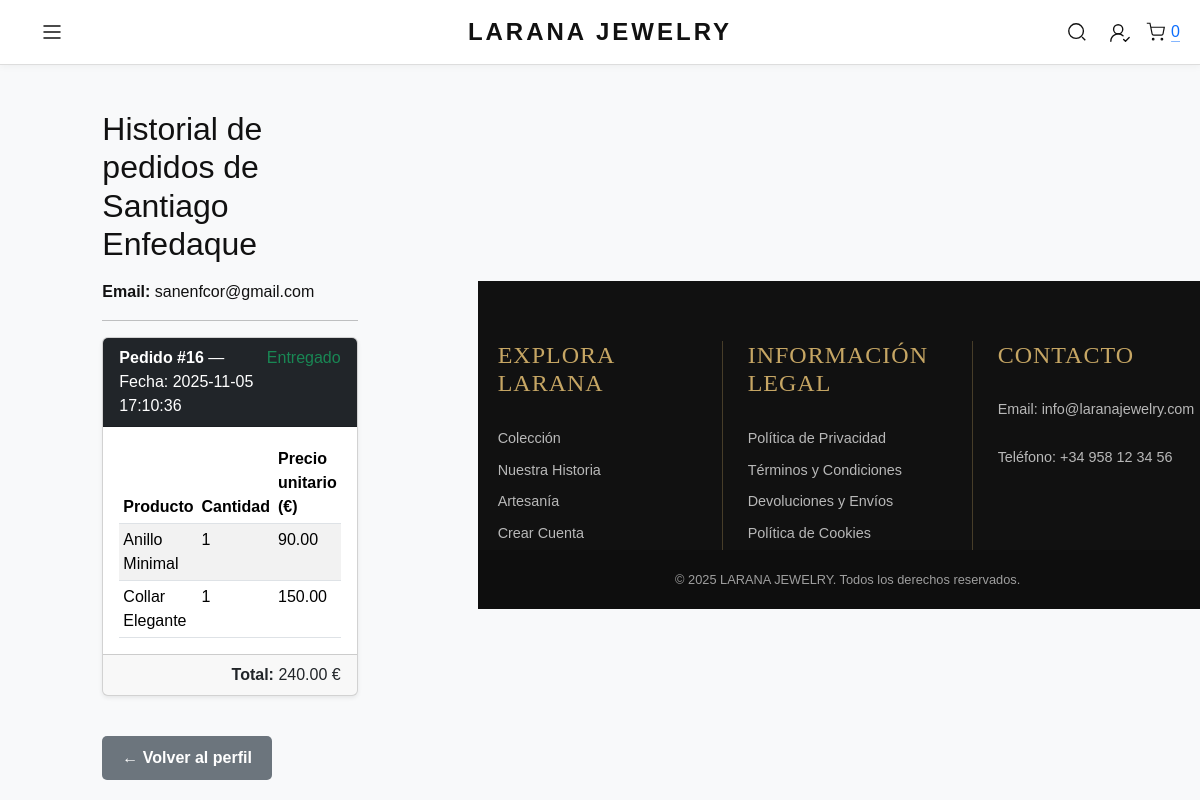
Page /tienda_login_php/ver_historial.php?id=5 (signed in) on the earlier database version.
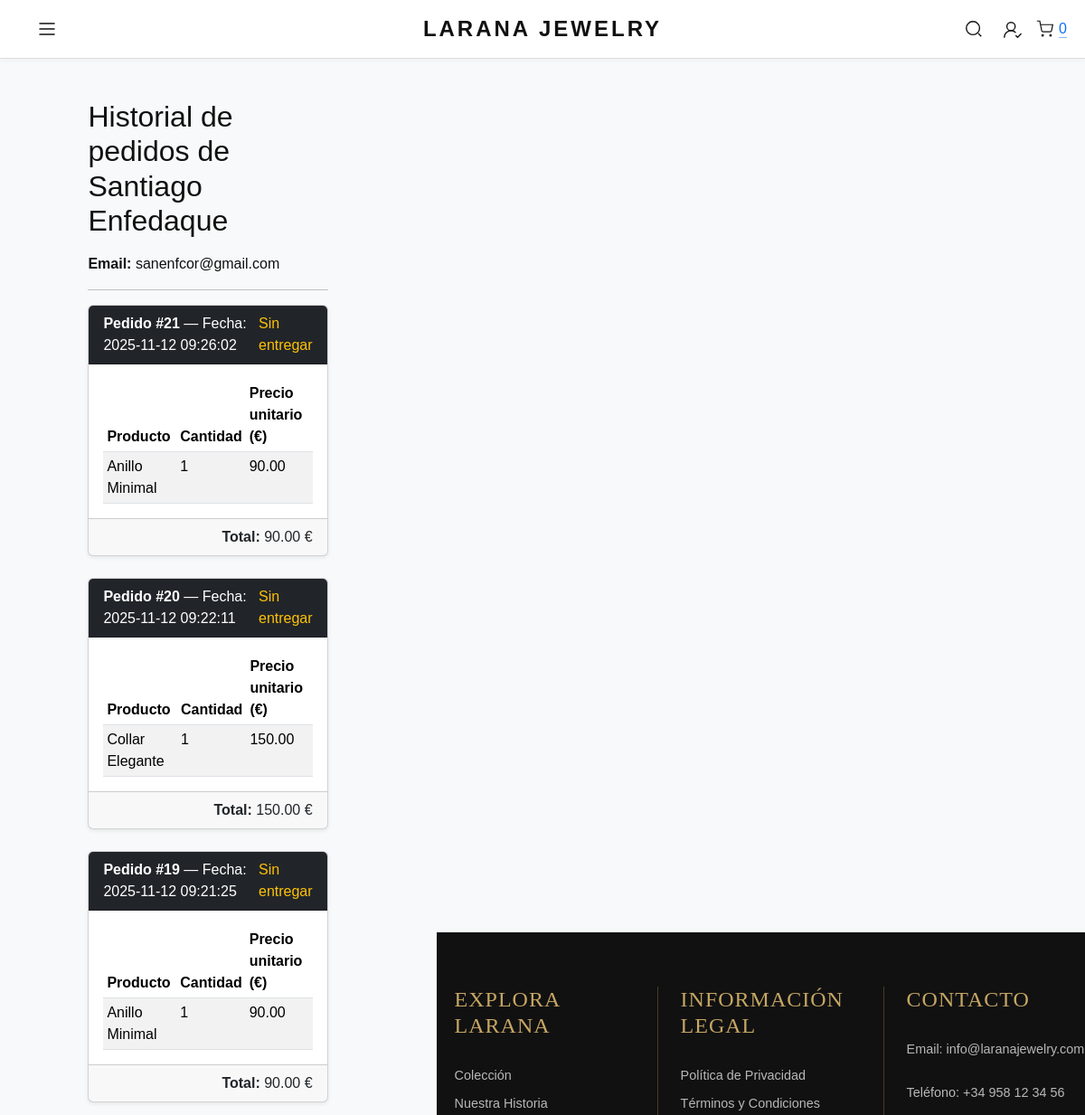
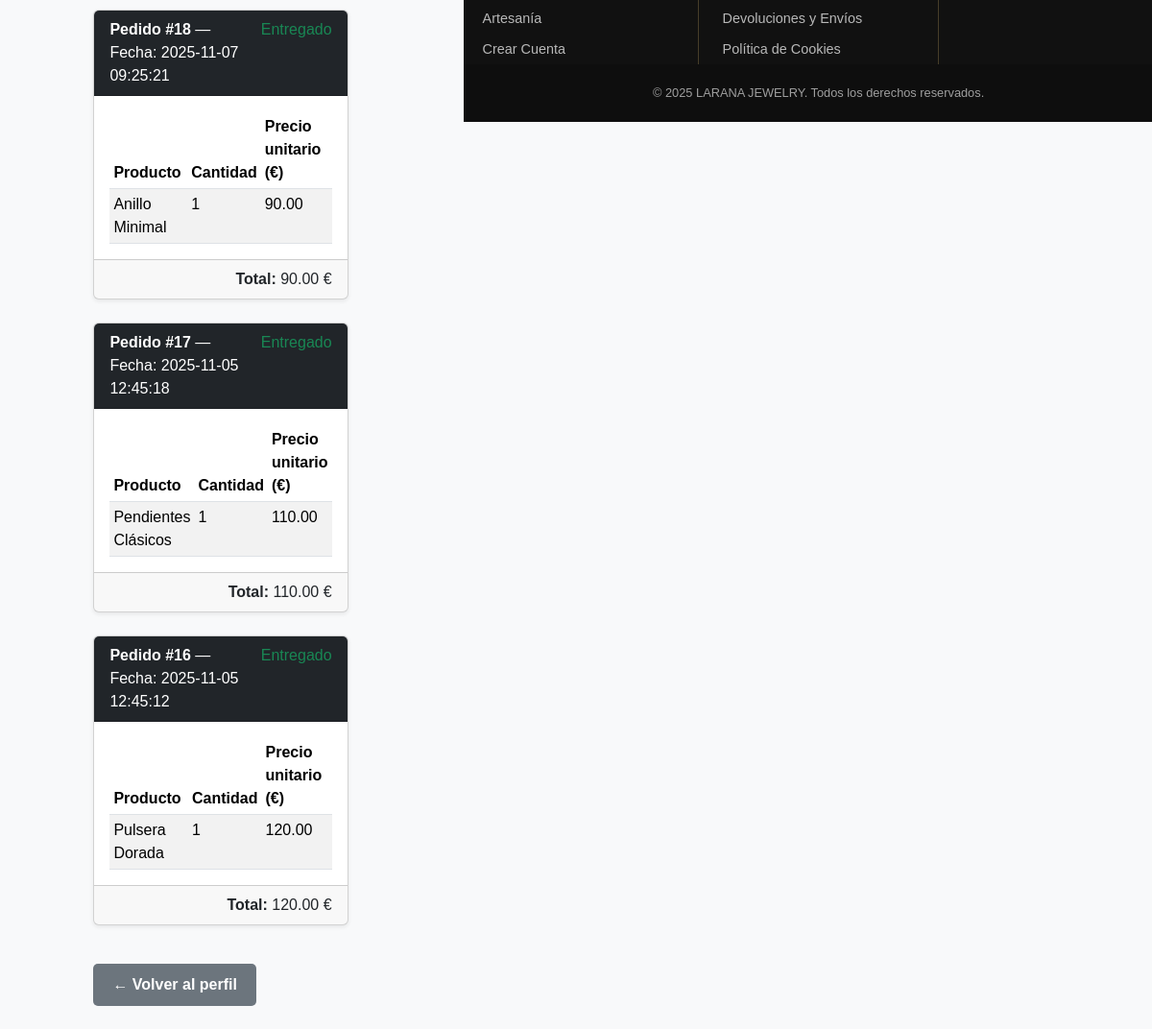
Same page on the later database version (2 pictures, top to bottom).
### tables this page shows
CREATE TABLE `detalle_pedidos` (
  `id` int(11) NOT NULL,
  `pedido_id` int(11) NOT NULL,
  `producto_id` int(11) NOT NULL,
  `cantidad` int(11) NOT NULL,
  `precio` decimal(10,2) NOT NULL
);

CREATE TABLE `pedidos` (
  `id` int(11) NOT NULL,
  `usuario_id` int(11) NOT NULL,
  `fecha` datetime DEFAULT current_timestamp(),
  `total` decimal(10,2) NOT NULL,
  `estado` enum('pendiente','entregado') DEFAULT 'pendiente'
);

CREATE TABLE `productos` (
  `id` int(11) NOT NULL,
  `nombre` varchar(100) NOT NULL,
  `descripcion` text DEFAULT NULL,
  `precio` decimal(10,2) NOT NULL,
  `stock` int(11) DEFAULT 0,
  `imagen` varchar(255) DEFAULT NULL,
  `categoria` varchar(50) DEFAULT NULL,
  `fecha_creacion` timestamp NULL DEFAULT current_timestamp()
);

### tienda_login_php/ver_historial.php (the view, shortened to what this page needs)
<?php
require_once "db_connect.php";
$id_usuario = intval($_GET['id']);
$stmt = $conn->prepare("
    SELECT
        p.id AS pedido_id,
        p.fecha,
        p.total,
        p.estado,
        dp.cantidad,
        dp.precio,
        pr.nombre AS producto_nombre
    FROM pedidos p
    JOIN detalle_pedidos dp ON dp.pedido_id = p.id
    JOIN productos pr ON dp.producto_id = pr.id
    WHERE p.usuario_id = :id
    ORDER BY p.fecha DESC
");
$stmt->execute([':id' => $id_usuario]);
$pedidos = $stmt->fetchAll(PDO::FETCH_ASSOC);
include __DIR__ . '/../includes/header.php';
?>
<body class="bg-light">
    <div class="container py-4">
        <h2 class="mb-3">
            Historial de pedidos de <?= htmlspecialchars($usuario['nombre'] . ' ' . $usuario['apellido']) ?>
        </h2>
        <p><strong>Email:</strong> <?= htmlspecialchars($usuario['email']) ?></p>
        <hr>
        <?php if (empty($pedidos)): ?>
            <div class="alert alert-info">Este usuario no tiene pedidos registrados.</div>
        <?php else: ?>
            <?php
            $pedidoActual = 0;
            foreach ($pedidos as $detalle):
                $fechaPedido = new DateTime($detalle['fecha']);
                $hoy = new DateTime();
                $diff = $fechaPedido->diff($hoy)->days;
                if ($diff < 2) {
                    $estadoTexto = "Sin entregar";
                    $estadoClase = "text-warning";
                } else {
                    $estadoTexto = "Entregado";
                    $estadoClase = "text-success";
                }
                if ($pedidoActual !== $detalle['pedido_id']):
                    if ($pedidoActual !== 0) {
                        echo "
                                    </tbody>
                                </table>
                            </div>
                            <div class='card-footer text-end'>
                                <strong>Total:</strong> " . number_format($totalActual, 2) . " €
                            </div>
                        </div>";
                    }
                    $pedidoActual = $detalle['pedido_id'];
                    $totalActual = $detalle['total'];
                    ?>
                    <div class="card mb-4 shadow-sm">
                        <div class="card-header bg-dark text-white d-flex justify-content-between">
                            <span><strong>Pedido #<?= $detalle['pedido_id'] ?></strong> — Fecha: <?= $detalle['fecha'] ?></span>
                            <span class="<?= $estadoClase ?>">
                                <?= $estadoTexto ?>
                            </span>
                        </div>
                        <div class="card-body">
                            <table class="table table-sm table-striped mb-0">
                                <thead>
                                    <tr>
                                        <th>Producto</th>
                                        <th>Cantidad</th>
                                        <th>Precio unitario (€)</th>
                                    </tr>
                                </thead>
                                <tbody>
                <?php endif; ?>
                <tr>
                    <td><?= htmlspecialchars($detalle['producto_nombre']) ?></td>
                    <td><?= $detalle['cantidad'] ?></td>
                    <td><?= number_format($detalle['precio'], 2) ?></td>
                </tr>
            <?php endforeach; ?>
            </tbody>
            </table>
            </div>
            <div class="card-footer text-end">
                <strong>Total:</strong> <?= number_format($totalActual, 2) ?> €
            </div>
            </div>
        <?php endif; ?>
        <a href="./perfil.php" class="btn btn-secondary mt-3">← Volver al perfil</a>
    </div>
<?php include __DIR__ . '/../includes/footer.php'; ?>

Differences in the rows shown:
added detalle_pedidos: pedido "21", pedido.fecha "2025-11-12 09:26:02", pedido.fecha "Sin entregar", producto.nombre "Anillo Minimal", cantidad "1", precio "90.00"
added detalle_pedidos: pedido "20", pedido.fecha "2025-11-12 09:22:11", pedido.fecha "Sin entregar", producto.nombre "Collar Elegante", cantidad "1", precio "150.00"
added pedidos: total "90.00"
added detalle_pedidos: pedido "19", pedido.fecha "2025-11-12 09:21:25", pedido.fecha "Sin entregar", producto.nombre "Anillo Minimal", cantidad "1", precio "90.00"
added pedidos: total "150.00"
added detalle_pedidos: pedido "18", pedido.fecha "2025-11-07 09:25:21", pedido.fecha "Entregado", producto.nombre "Anillo Minimal", cantidad "1", precio "90.00"
added pedidos: total "90.00"
changed detalle_pedidos: pedido (not shown) → "17"; pedido.fecha (not shown) → "2025-11-05 12:45:18"; pedido_id 16 → 17 (drawn); pedido.fecha (not shown) → "Entregado"; producto.nombre "Collar Elegante" → "Pendientes Clásicos"; precio "150.00" → "110.00"; moves up the list
added pedidos: total "90.00"
changed detalle_pedidos: pedido.fecha "2025-11-05 17:10:36" → "2025-11-05 12:45:12"; producto.nombre "Anillo Minimal" → "Pulsera Dorada"; precio "90.00" → "120.00"; now shows "Total: €"
added pedidos: total "110.00"
changed pedidos (number 6 of 6 on the later page): total "240.00" → "120.00"
